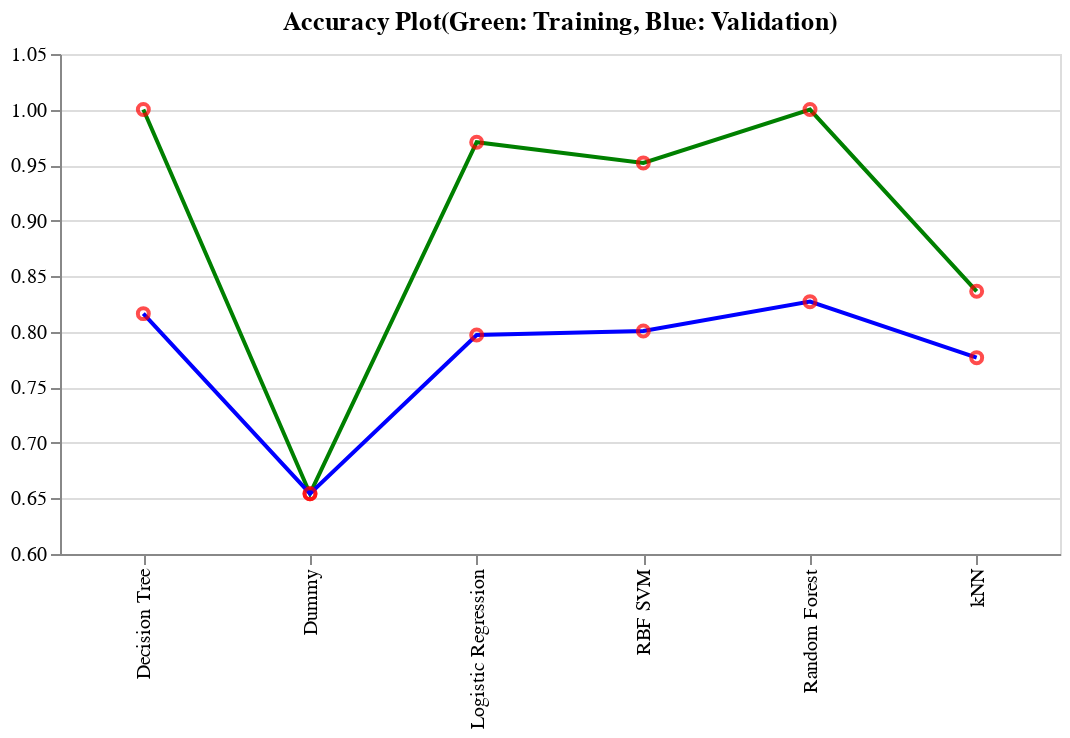

Notebook code cell kept with this figure:
### Markdown cell above
Lets compare Accuracy for training and validation sets.

### Code cell
train_accuracy_plot = plot_score_plots(results_df, 'index', 'mean_train_accuracy' , 'green', 'Accuracy Plot(Green: Training, Blue: Validation)')       
test_accuracy_plot = plot_score_plots(results_df, 'index', 'mean_validation_accuracy' , 'blue', 'Accuracy for Different Models')
accuracy_plot = train_accuracy_plot + test_accuracy_plot
accuracy_plot

### Figure 1 — Vega-Lite specification as saved in the notebook (floating-point values rounded to 4 significant figures)
{"config": {"view": {"continuousWidth": 400, "continuousHeight": 300}}, "layer": [{"mark": {"type": "line", "color": "green"}, "encoding": {"tooltip": [{"type": "nominal", "field": "index"}, {"type": "quantitative", "field": "mean_train_accuracy"}], "x": {"type": "nominal", "field": "index", "title": null}, "y": {"type": "quantitative", "field": "mean_train_accuracy", "scale": {"domain": [0.6, 1.05]}, "title": null}}, "height": 250, "selection": {"selector061": {"type": "interval", "bind": "scales", "encodings": ["x", "y"]}}, "title": "Accuracy Plot(Green: Training, Blue: Validation)", "width": 500}, {"mark": {"type": "point", "color": "red"}, "encoding": {"tooltip": [{"type": "nominal", "field": "index"}, {"type": "quantitative", "field": "mean_train_accuracy"}], "x": {"type": "nominal", "field": "index", "title": null}, "y": {"type": "quantitative", "field": "mean_train_accuracy", "scale": {"domain": [0.6, 1.05]}, "title": null}}, "height": 250, "title": "Accuracy Plot(Green: Training, Blue: Validation)", "width": 500}, {"layer": [{"mark": {"type": "line", "color": "blue"}, "encoding": {"tooltip": [{"type": "nominal", "field": "index"}, {"type": "quantitative", "field": "mean_validation_accuracy"}], "x": {"type": "nominal", "field": "index", "title": null}, "y": {"type": "quantitative", "field": "mean_validation_accuracy", "scale": {"domain": [0.6, 1.05]}, "title": null}}, "height": 250, "selection": {"selector062": {"type": "interval", "bind": "scales", "encodings": ["x", "y"]}}, "title": "Accuracy for Different Models", "width": 500}, {"mark": {"type": "point", "color": "red"}, "encoding": {"tooltip": [{"type": "nominal", "field": "index"}, {"type": "quantitative", "field": "mean_validation_accuracy"}], "x": {"type": "nominal", "field": "index", "title": null}, "y": {"type": "quantitative", "field": "mean_validation_accuracy", "scale": {"domain": [0.6, 1.05]}, "title": null}}, "height": 250, "title": "Accuracy for Different Models", "width": 500}]}], "data": {"name": "data-8eacf4cccd6fa0a3b6ed789dcd393e9b"}, "$schema": "https://vega.github.io/schema/vega-lite/v4.8.1.json", "datasets": {"data-8eacf4cccd6fa0a3b6ed789dcd393e9b": [{"index": "Dummy", "mean_train_accuracy": 0.6543, "mean_validation_accuracy": 0.6543, "mean_train_f1": 0.791, "mean_validation_f1": 0.791, "mean_train_recall": 1.0, "mean_validation_recall": 1.0, "mean_train_precision": 0.6543, "mean_validation_precision": 0.6543, "mean_fit_time (s)": 0.001274, "mean_score_time (s)": 0.002393}, {"index": "Decision Tree", "mean_train_accuracy": 1.0, "mean_validation_accuracy": 0.8163, "mean_train_f1": 1.0, "mean_validation_f1": 0.8574, "mean_train_recall": 1.0, "mean_validation_recall": 0.844, "mean_train_precision": 1.0, "mean_validation_precision": 0.872, "mean_fit_time (s)": 0.05853, "mean_score_time (s)": 0.02408}, {"index": "Random Forest", "mean_train_accuracy": 1.0, "mean_validation_accuracy": 0.8271, "mean_train_f1": 1.0, "mean_validation_f1": 0.8761, "mean_train_recall": 1.0, "mean_validation_recall": 0.9339, "mean_train_precision": 1.0, "mean_validation_precision": 0.8251, "mean_fit_time (s)": 0.2616, "mean_score_time (s)": 0.02374}, {"index": "kNN", "mean_train_accuracy": 0.8364, "mean_validation_accuracy": 0.7767, "mean_train_f1": 0.8773, "mean_validation_f1": 0.8314, "mean_train_recall": 0.894, "mean_validation_recall": 0.8422, "mean_train_precision": 0.8613, "mean_validation_precision": 0.8216, "mean_fit_time (s)": 0.03036, "mean_score_time (s)": 0.02199}, {"index": "RBF SVM", "mean_train_accuracy": 0.952, "mean_validation_accuracy": 0.8007, "mean_train_f1": 0.9627, "mean_validation_f1": 0.8453, "mean_train_recall": 0.9459, "mean_validation_recall": 0.8367, "mean_train_precision": 0.9801, "mean_validation_precision": 0.8552, "mean_fit_time (s)": 0.07616, "mean_score_time (s)": 0.02583}, {"index": "Logistic Regression", "mean_train_accuracy": 0.9706, "mean_validation_accuracy": 0.7971, "mean_train_f1": 0.9773, "mean_validation_f1": 0.8409, "mean_train_recall": 0.9693, "mean_validation_recall": 0.822, "mean_train_precision": 0.9855, "mean_validation_precision": 0.8616, "mean_fit_time (s)": 0.06115, "mean_score_time (s)": 0.01542}]}}
